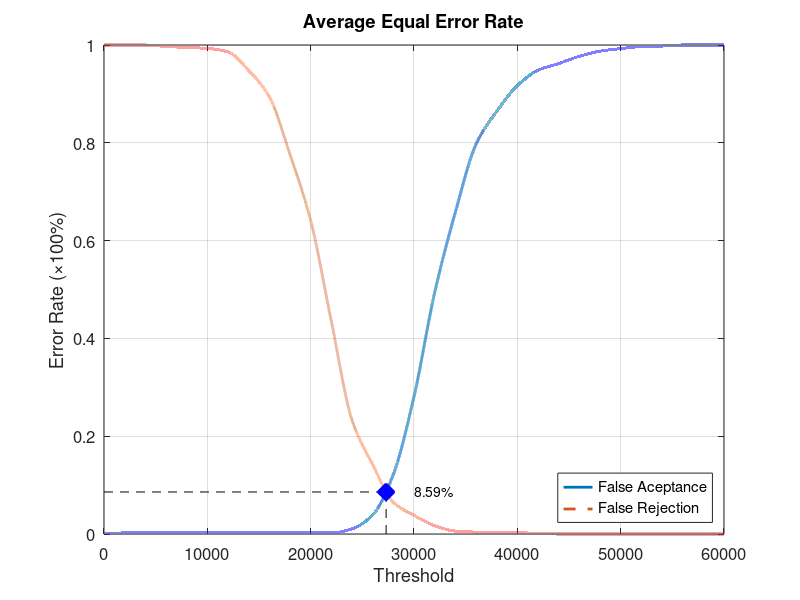
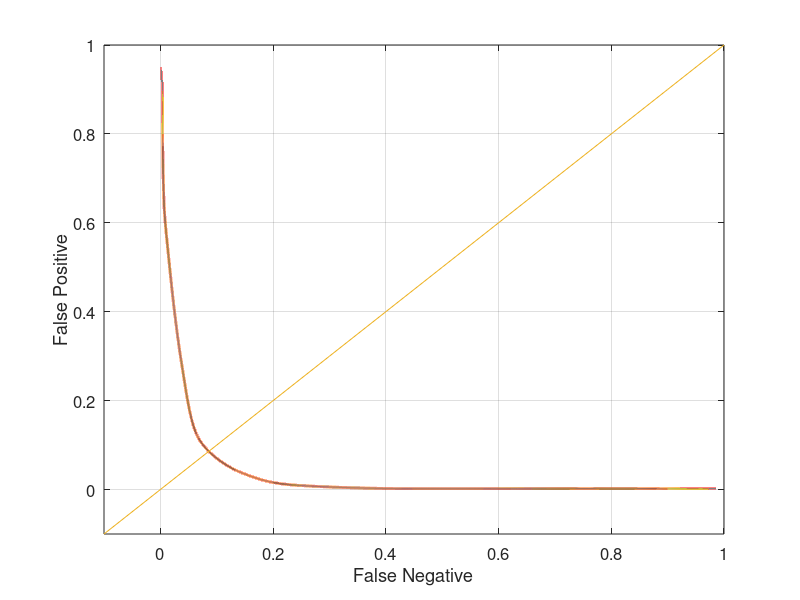

MATLAB code for these plots, in order:
function yEER = Database3Average
close all;
clear;
clc;
x = 0:2000:60000;
xq = 0:0.5:60000;

y0 = [0 0.00210526 0.00210526 0.00210526 0.00210526 0.00210526 0.00210526 0.00210526 0.00210526 0.00210526 0.00210526 0.00210526 0.0105263 0.0389474 0.122105 0.281053 0.493684 0.657895 0.796842 0.86421 0.916842 0.948421 0.962105 0.976842 0.987368 0.992632 0.996842 0.997895 1 1 1];
yy0 = interp1(x, y0, xq, 'pchip');
y1 = [1 1 1 0.997 0.995 0.993 0.986 0.948 0.894 0.776 0.641 0.435 0.233 0.142 0.065 0.038 0.017 0.006 0.004 0.004 0.003 0.001 0 0 0 0 0 0 0 0 0];
yy1 = interp1(x, y1, xq, 'pchip');

% Calculating EER: 
y2 = abs(y0 - y1);
find(y2 == min(y2))
yy2 = abs(yy0 - yy1);
xEER = find(yy2 == min(yy2));
xEERIndex = xq(xEER) % X-axis EER
yEER = yy0(xEER) % Y-axis EER

main = figure
plot(xq, yy0,'-','LineWidth', 2);	hold on
plot(xq, yy1,'--','LineWidth', 2);	hold on
plot([xEERIndex xEERIndex], [0 yEER], 'k--');	hold on
plot([0 xEERIndex], [yEER yEER], 'k--');	hold on
plot(xEERIndex, yEER, 'bx', 'LineWidth', 10);	hold on
text(xEERIndex + 10 * xEERIndex / 100, yEER, [num2str(round((10000 * yEER)) / 100) '%'])
legend('False Aceptance', 'False Rejection', 'Location', 'SouthEast')
xlabel('Threshold')
ylabel('Error Rate (\times100%)')
title('Average Equal Error Rate')
set(gca, 'FontSize', 12)
axis([0 60000 0 1])
grid on

print(main, 'Database3AverageMain', '-dpng');
FNRxFPR = figure('Color', [1 1 1]);
plot(yy1, yy0, '-', yy1, yy0, 'LineWidth', 2);
hold on
y = -0.1:0.1:1
plot(y, y); 
set(gca, 'FontSize', 12)
xlabel('False Negative')
ylabel('False Positive')
axis([-0.1 1 -0.1 1])
set(gca, 'FontSize', 12)
grid on

print(FNRxFPR, 'Database3AverageFNRxFPR','-dpng');
end
